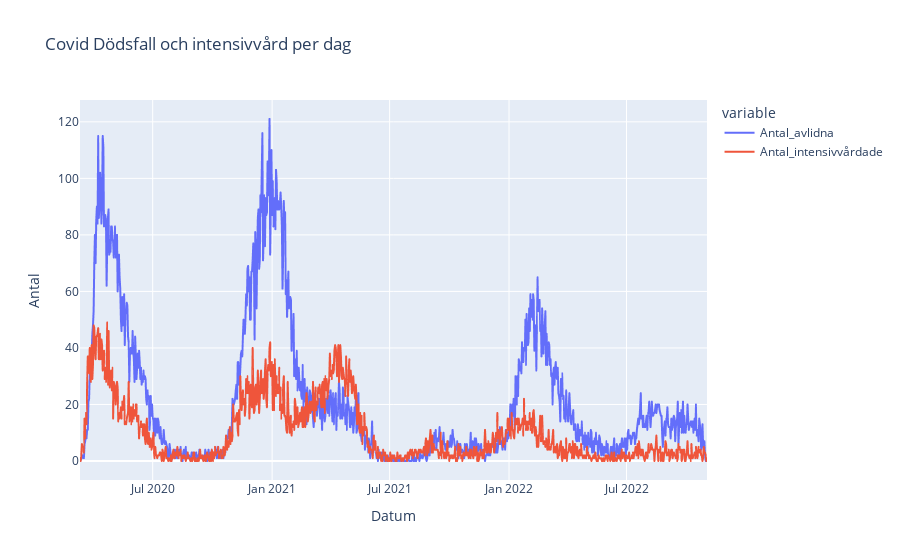

The notebook cell this image was saved under:
### Code cell
fig = px.line(
    df_daily,
    x="Datum",
    y=["Antal_avlidna", "Antal_intensivvårdade"],
    title="Covid Dödsfall och intensivvård per dag",
    labels={"value": "Antal"},
)
fig.show()
fig.write_html("Visualiseringar/Covid_dödsfall_intensivvård_dag.html")

### Figure 1 — Plotly figure (JSON) as saved in the notebook; plotly's stock layout.template omitted (floating-point values rounded to 4 significant figures; data arrays with more than 128 entries replaced by an {"elided": "..."} marker saying what was removed)
{"data": [{"hovertemplate": "variable=Antal_avlidna<br>Datum=%{x}<br>Antal=%{y}<extra></extra>", "legendgroup": "Antal_avlidna", "line": {"color": "#636efa", "dash": "solid"}, "marker": {"symbol": "circle"}, "mode": "lines", "name": "Antal_avlidna", "showlegend": true, "type": "scattergl", "x": {"elided": "967 str values"}, "xaxis": "x", "y": {"elided": "967 int values"}, "yaxis": "y"}, {"hovertemplate": "variable=Antal_intensivvårdade<br>Datum=%{x}<br>Antal=%{y}<extra></extra>", "legendgroup": "Antal_intensivvårdade", "line": {"color": "#EF553B", "dash": "solid"}, "marker": {"symbol": "circle"}, "mode": "lines", "name": "Antal_intensivvårdade", "showlegend": true, "type": "scattergl", "x": {"elided": "967 str values"}, "xaxis": "x", "y": {"elided": "967 int values"}, "yaxis": "y"}], "layout": {"legend": {"title": {"text": "variable"}, "tracegroupgap": 0}, "title": {"text": "Covid Dödsfall och intensivvård per dag"}, "xaxis": {"anchor": "y", "domain": [0, 1], "title": {"text": "Datum"}}, "yaxis": {"anchor": "x", "domain": [0, 1], "title": {"text": "Antal"}}}}
